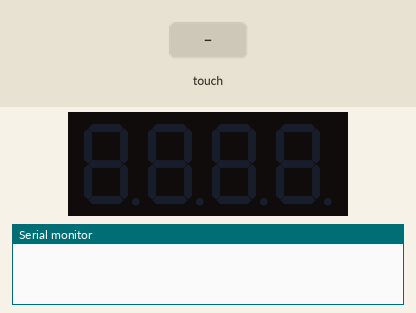
Simulated run of this sketch. Board: Arduino Uno, built with avr-gcc and run on an emulated ATmega328P. On the bench: 4-digit seven-segment display, the last lines printed to the serial monitor. Inputs (shaded band) come from the test bench.

Above: at 1.2 s.
1.3 s: touch panel pressed at 13 % / 10 % of its raw x / y range
At 2.5 s:
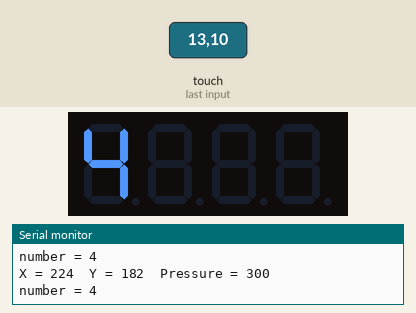
2.8 s: touch panel pressed at 38 % / 10 % of its raw x / y range
At 3.6 s:
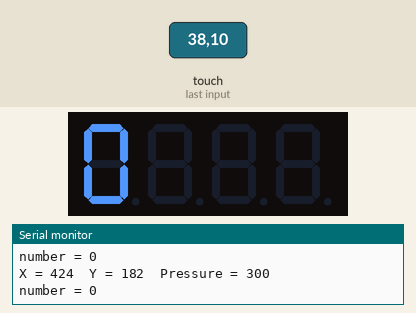
Timing chart, 0 to 5.8 s (numbered marks = the images above; inputs shaded):
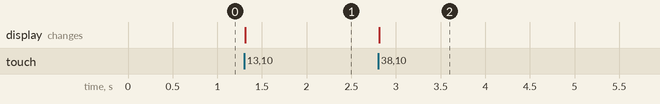

Measured:
- after the input at 1.3 s, the display: changes at once (image 1)
- after the input at 2.8 s, the display: changes at once (image 2)

The sketch:

TouchScreenWithDispaly.ino
```cpp
//Demo for 3.2" touch screen kit
//by Open-Smart Team and Catalex Team
//catalex_inc@163.com
//Hardware: 4-digit display module: https://www.aliexpress.com/store/product/4-Bits-Digital-Tube-LED-Display-Module-With-Clock-Display-Board-For-Arduino-DIY-Hot-New/1199788_1774211527.html
//          OPEN-SMART UNO Black:  https://www.aliexpress.com/store/product/One-Set-UNO-R3-CH340G-ATMEGA328P-Development-Board-with-USB-Cable-for-Arduino-UNO-R3-Compatible/1199788_32653902890.html
//Reference: https://www.aliexpress.com/store/product/OPEN-SMART-3-2-inch-TFT-LCD-Display-Shield-with-temperature-sensor-onboard-for-Arduino-Mega2560/1199788_32749958914.html?spm=2114.8147860.0.0.qPVmYz
//Store: http://www.aliexpress.com/store/1199788
//      http://dx.com
//Demo Function: put the paper we ship to you at the bottom of the touch screen,
//               and touch the screen with the pen or your finger, the monitor and
//               and the 4-digit display module will print the number you touch.

// Touch screen library with X Y and Z (pressure) readings as well
// as oversampling to avoid 'bouncing'
// This demo code returns raw readings, public domain


#include <stdint.h>
#include "TouchScreen.h"
#include "TM1637.h"
#define CLK 4//pins definitions for TM1637 and can be changed to other ports
#define DIO 2
TM1637 tm1637(CLK,DIO);

// These are the pins for the shield!
#define YP A1  // must be an analog pin, use "An" notation!
#define XM A2  // must be an analog pin, use "An" notation!
#define YM 7   // can be a digital pin
#define XP 6   // can be a digital pin
#define TS_MINX  150
#define TS_MINY  120
#define TS_MAXX  900
#define TS_MAXY  950//you can debug to get the value
#define DEBUG_TS_VALUE 1

#define MINPRESSURE 10
#define MAXPRESSURE 1024

#define FRAME_WIDTH 10
#define RECT_WIDTH  100
#define RECT_HEIGHT 80
// For better pressure precision, we need to know the resistance
// between X+ and X- Use any multimeter to read it
// For the one we're using, its 250 ohms across the X plate
TouchScreen ts = TouchScreen(XP, YP, XM, YM, 250);

void setup(void) {
  Serial.begin(9600);
  tm1637.init();
  tm1637.set(BRIGHT_DARKEST);//BRIGHT_TYPICAL = 2,BRIGHT_DARKEST = 0,BRIGHTEST = 7;
}

void loop(void) {
  // a point object holds x y and z coordinates
  TSPoint p = ts.getPoint();

  // we have some minimum pressure we consider 'valid'
  // pressure of 0 means no pressing!
  if (p.z > MINPRESSURE && p.z < MAXPRESSURE) {

  	#ifdef DEBUG_TS_VALUE
  	 Serial.print("X = "); Serial.print(p.x);
     Serial.print("\tY = "); Serial.print(p.y);
     Serial.print("\tPressure = "); Serial.println(p.z);
	#endif

  	 p.x = map(p.x, TS_MINX, TS_MAXX, 0, 240);
     p.y = map(p.y, TS_MINY, TS_MAXY, 400, 0);

	 uint8_t num;

	 for(uint8_t row = 0; row < 3; row++)
	 {
	 	  if( (p.x > RECT_HEIGHT*row + FRAME_WIDTH) && (p.x < (RECT_HEIGHT*(row+1)-FRAME_WIDTH)) )
	 	  {
	 	  	for(uint8_t column = 0; column < 4; column++)
	 	  	{
	 	  		if( (p.y > RECT_WIDTH*column + FRAME_WIDTH) && (p.y < (RECT_WIDTH*(column+1)-FRAME_WIDTH)) )
	 	  		{
	 	  			num = row*4+column+1;
	 	  			}
	 	  		}

	 	  	}
	 	}
	 Serial.print("number = ");
	 Serial.println(num);
	 tm1637.display(num);
  }
}
```
